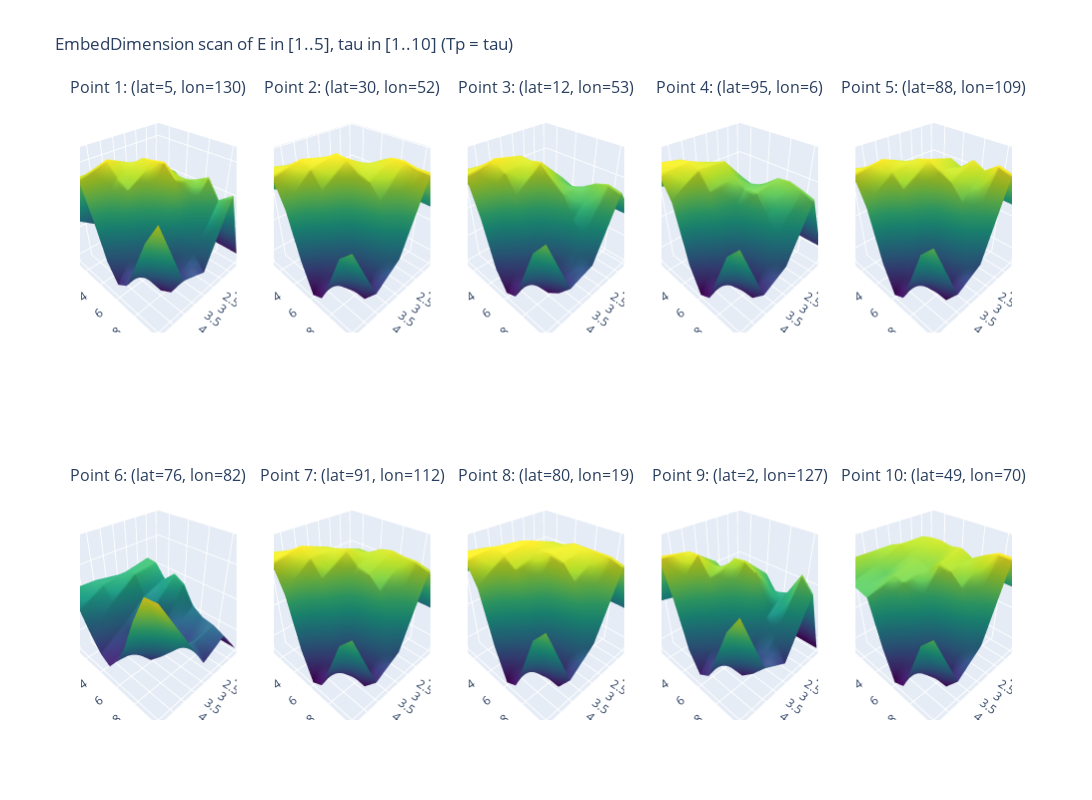

Here is the notebook cell this chart was saved with:
### Code cell
import xarray as xr
import pandas as pd
import numpy as np
import random

import plotly.graph_objects as go
from plotly.subplots import make_subplots

from pyEDM import EmbedDimension


# assert ds_sat.sizes["age"] == len(df_pre), (
#     "ds_sat age dimension must match length of precession time series."
# )


# Grab coordinate sizes
nlat = ds_sat.sizes["lat"]
nlon = ds_sat.sizes["lon"]
ages = ds_sat["age"].values  # not strictly needed but good to keep track

# ---------------------------------------------------------------------
# 2. Randomly select 10 (lat, lon) grid points
# ---------------------------------------------------------------------
all_pairs = [(ilat, ilon) for ilat in range(nlat) for ilon in range(nlon)]
random_pairs = random.sample(all_pairs, 10)  # pick 10 unique (ilat, ilon)



results_list = []  # will be a list of (ilat, ilon, Evals, Tauvals, RhoMatrix)

for idx, (ilat, ilon) in enumerate(random_pairs):
    # Extract local sat time series
    sat_ts = ds_sat["sat"].isel(lat=ilat, lon=ilon).values

    df_tmp = pd.DataFrame({
        "Time": ages,
        "pre": df_pre["pre"],  # predictor
        "sat": sat_ts          # target to predict
    })

    # We'll store a 2D array of shape (5,10) for E=1..5, tau=1..10
    # Accessed as RhoMatrix[E-1, tau-1].
    RhoMatrix = np.zeros((5, 10))

    # For each tau in 1..10, call EmbedDimension once with maxE=5 and Tp=tau
    for tau in range(1, 11):
        edm_out = EmbedDimension(
            dataFrame=df_tmp,
            columns="sat",
            target="pre",
            maxE=5,          # We'll evaluate E=1..5
            tau=tau,
            Tp=0,
            lib="1 120",     # Entire time series, adapt if needed
            pred="1 120",
            showPlot=False,  # We'll handle plotting ourselves
            # If you want to speed up or parallelize, you can set numThreads or numProcess
        )

        for e_row in edm_out.itertuples():
            e_val = e_row.E     # 1..5
            # print(e_val)
            rho_val = e_row.rho
            RhoMatrix[int(e_val - 1), int(tau - 1)] = rho_val

    # We'll store the axis values for plotting (note: we want these in 2D for a surface plot).
    E_axis = np.arange(1, 6)     # 1..5
    Tau_axis = np.arange(1, 11)  # 1..10

    # Save the result for this grid point
    results_list.append((ilat, ilon, E_axis, Tau_axis, RhoMatrix))

# ---------------------------------------------------------------------
# 4. Make a 3D surface plot for each of the 10 results
#    using Plotly subplots
# ---------------------------------------------------------------------

# We'll do 2 rows, 5 columns of 3D subplots
fig = make_subplots(
    rows=2, cols=5,
    specs=[
        [{"type": "surface"}]*5,
        [{"type": "surface"}]*5
    ],
    subplot_titles=[f"Point {i+1}: (lat={r[0]}, lon={r[1]})" for i, r in enumerate(results_list)]
)

for i, (ilat, ilon, E_axis, Tau_axis, RhoMatrix) in enumerate(results_list):

    E_grid, Tau_grid = np.meshgrid(E_axis, Tau_axis, indexing='ij')

    row = (i // 5) + 1
    col = (i % 5) + 1

    # Create the surface trace
    surf = go.Surface(
        x=E_grid,       # E dimension
        y=Tau_grid,     # tau dimension
        z=RhoMatrix,    # rho
        colorscale="Viridis",   # or any Plotly colormap you like
        showscale=False         # hide colorbar in subplots for neatness
    )
    fig.add_trace(surf, row=row, col=col)

# Update overall layout
fig.update_layout(
    height=800, width=1400,
    title="",
    scene=dict(
        xaxis_title="E",
        yaxis_title="tau",
        zaxis_title="rho"
    ),
    # If you prefer separate axis labels per subplot, you can set them individually
    # with fig.update_xaxes(..., row=?, col=?)
)

fig.show()

### Figure 1 — Plotly figure (JSON) as saved in the notebook; plotly's stock layout.template omitted (floating-point values rounded to 4 significant figures)
{"data": [{"colorscale": [[0, "#440154"], [0.1111, "#482878"], [0.2222, "#3e4989"], [0.3333, "#31688e"], [0.4444, "#26828e"], [0.5556, "#1f9e89"], [0.6667, "#35b779"], [0.7778, "#6ece58"], [0.8889, "#b5de2b"], [1, "#fde725"]], "scene": "scene", "showscale": false, "type": "surface", "x": [[1, 1, 1, 1, 1, 1, 1, 1, 1, 1], [2, 2, 2, 2, 2, 2, 2, 2, 2, 2], [3, 3, 3, 3, 3, 3, 3, 3, 3, 3], [4, 4, 4, 4, 4, 4, 4, 4, 4, 4], [5, 5, 5, 5, 5, 5, 5, 5, 5, 5]], "y": [[1, 2, 3, 4, 5, 6, 7, 8, 9, 10], [1, 2, 3, 4, 5, 6, 7, 8, 9, 10], [1, 2, 3, 4, 5, 6, 7, 8, 9, 10], [1, 2, 3, 4, 5, 6, 7, 8, 9, 10], [1, 2, 3, 4, 5, 6, 7, 8, 9, 10]], "z": [[0.6103, 0.6103, 0.6103, 0.6103, 0.6103, 0.6103, 0.6103, 0.6103, 0.6103, 0.6103], [0.6547, 0.5801, 0.7014, 0.7544, 0.8597, 0.835, 0.8635, 0.884, 0.8309, 0.8612], [0.6408, 0.7722, 0.8888, 0.9163, 0.9222, 0.93, 0.8918, 0.7623, 0.709, 0.656], [0.6774, 0.8759, 0.9272, 0.8878, 0.8655, 0.7645, 0.6626, 0.5911, 0.6154, 0.6917], [0.7404, 0.8915, 0.9018, 0.8012, 0.683, 0.6223, 0.6495, 0.7442, 0.8422, 0.9104]]}, {"colorscale": [[0, "#440154"], [0.1111, "#482878"], [0.2222, "#3e4989"], [0.3333, "#31688e"], [0.4444, "#26828e"], [0.5556, "#1f9e89"], [0.6667, "#35b779"], [0.7778, "#6ece58"], [0.8889, "#b5de2b"], [1, "#fde725"]], "scene": "scene2", "showscale": false, "type": "surface", "x": [[1, 1, 1, 1, 1, 1, 1, 1, 1, 1], [2, 2, 2, 2, 2, 2, 2, 2, 2, 2], [3, 3, 3, 3, 3, 3, 3, 3, 3, 3], [4, 4, 4, 4, 4, 4, 4, 4, 4, 4], [5, 5, 5, 5, 5, 5, 5, 5, 5, 5]], "y": [[1, 2, 3, 4, 5, 6, 7, 8, 9, 10], [1, 2, 3, 4, 5, 6, 7, 8, 9, 10], [1, 2, 3, 4, 5, 6, 7, 8, 9, 10], [1, 2, 3, 4, 5, 6, 7, 8, 9, 10], [1, 2, 3, 4, 5, 6, 7, 8, 9, 10]], "z": [[0.8486, 0.8486, 0.8486, 0.8486, 0.8486, 0.8486, 0.8486, 0.8486, 0.8486, 0.8486], [0.828, 0.8547, 0.9164, 0.928, 0.9483, 0.971, 0.9889, 0.9926, 0.9863, 0.9866], [0.8439, 0.9217, 0.9721, 0.9926, 0.9891, 0.9678, 0.9534, 0.913, 0.8527, 0.7853], [0.8811, 0.9652, 0.9909, 0.9762, 0.9313, 0.843, 0.7422, 0.6744, 0.6761, 0.7263], [0.9107, 0.9832, 0.9736, 0.9011, 0.7646, 0.6685, 0.6866, 0.7754, 0.8711, 0.9085]]}, {"colorscale": [[0, "#440154"], [0.1111, "#482878"], [0.2222, "#3e4989"], [0.3333, "#31688e"], [0.4444, "#26828e"], [0.5556, "#1f9e89"], [0.6667, "#35b779"], [0.7778, "#6ece58"], [0.8889, "#b5de2b"], [1, "#fde725"]], "scene": "scene3", "showscale": false, "type": "surface", "x": [[1, 1, 1, 1, 1, 1, 1, 1, 1, 1], [2, 2, 2, 2, 2, 2, 2, 2, 2, 2], [3, 3, 3, 3, 3, 3, 3, 3, 3, 3], [4, 4, 4, 4, 4, 4, 4, 4, 4, 4], [5, 5, 5, 5, 5, 5, 5, 5, 5, 5]], "y": [[1, 2, 3, 4, 5, 6, 7, 8, 9, 10], [1, 2, 3, 4, 5, 6, 7, 8, 9, 10], [1, 2, 3, 4, 5, 6, 7, 8, 9, 10], [1, 2, 3, 4, 5, 6, 7, 8, 9, 10], [1, 2, 3, 4, 5, 6, 7, 8, 9, 10]], "z": [[0.7897, 0.7897, 0.7897, 0.7897, 0.7897, 0.7897, 0.7897, 0.7897, 0.7897, 0.7897], [0.845, 0.8835, 0.8696, 0.8515, 0.8826, 0.8673, 0.8842, 0.9099, 0.9232, 0.9139], [0.8527, 0.9001, 0.9583, 0.9561, 0.9652, 0.932, 0.8984, 0.8293, 0.7888, 0.7156], [0.8753, 0.949, 0.9785, 0.9492, 0.8901, 0.7805, 0.6701, 0.6057, 0.6392, 0.6928], [0.8922, 0.9561, 0.9576, 0.8467, 0.6846, 0.6146, 0.6345, 0.7449, 0.8557, 0.908]]}, {"colorscale": [[0, "#440154"], [0.1111, "#482878"], [0.2222, "#3e4989"], [0.3333, "#31688e"], [0.4444, "#26828e"], [0.5556, "#1f9e89"], [0.6667, "#35b779"], [0.7778, "#6ece58"], [0.8889, "#b5de2b"], [1, "#fde725"]], "scene": "scene4", "showscale": false, "type": "surface", "x": [[1, 1, 1, 1, 1, 1, 1, 1, 1, 1], [2, 2, 2, 2, 2, 2, 2, 2, 2, 2], [3, 3, 3, 3, 3, 3, 3, 3, 3, 3], [4, 4, 4, 4, 4, 4, 4, 4, 4, 4], [5, 5, 5, 5, 5, 5, 5, 5, 5, 5]], "y": [[1, 2, 3, 4, 5, 6, 7, 8, 9, 10], [1, 2, 3, 4, 5, 6, 7, 8, 9, 10], [1, 2, 3, 4, 5, 6, 7, 8, 9, 10], [1, 2, 3, 4, 5, 6, 7, 8, 9, 10], [1, 2, 3, 4, 5, 6, 7, 8, 9, 10]], "z": [[0.7151, 0.7151, 0.7151, 0.7151, 0.7151, 0.7151, 0.7151, 0.7151, 0.7151, 0.7151], [0.7676, 0.8515, 0.8401, 0.8746, 0.87, 0.8952, 0.9218, 0.9264, 0.9176, 0.9063], [0.8429, 0.9268, 0.9451, 0.9582, 0.9297, 0.9095, 0.9107, 0.8597, 0.8185, 0.749], [0.8809, 0.9655, 0.9711, 0.9619, 0.9148, 0.8162, 0.7087, 0.6677, 0.67, 0.7116], [0.904, 0.9797, 0.9645, 0.9091, 0.7421, 0.6587, 0.6779, 0.773, 0.8651, 0.9059]]}, {"colorscale": [[0, "#440154"], [0.1111, "#482878"], [0.2222, "#3e4989"], [0.3333, "#31688e"], [0.4444, "#26828e"], [0.5556, "#1f9e89"], [0.6667, "#35b779"], [0.7778, "#6ece58"], [0.8889, "#b5de2b"], [1, "#fde725"]], "scene": "scene5", "showscale": false, "type": "surface", "x": [[1, 1, 1, 1, 1, 1, 1, 1, 1, 1], [2, 2, 2, 2, 2, 2, 2, 2, 2, 2], [3, 3, 3, 3, 3, 3, 3, 3, 3, 3], [4, 4, 4, 4, 4, 4, 4, 4, 4, 4], [5, 5, 5, 5, 5, 5, 5, 5, 5, 5]], "y": [[1, 2, 3, 4, 5, 6, 7, 8, 9, 10], [1, 2, 3, 4, 5, 6, 7, 8, 9, 10], [1, 2, 3, 4, 5, 6, 7, 8, 9, 10], [1, 2, 3, 4, 5, 6, 7, 8, 9, 10], [1, 2, 3, 4, 5, 6, 7, 8, 9, 10]], "z": [[0.8397, 0.8397, 0.8397, 0.8397, 0.8397, 0.8397, 0.8397, 0.8397, 0.8397, 0.8397], [0.884, 0.8968, 0.9054, 0.9265, 0.9448, 0.9325, 0.9618, 0.9471, 0.9708, 0.9618], [0.8918, 0.925, 0.9394, 0.957, 0.9665, 0.9521, 0.933, 0.8964, 0.8404, 0.7553], [0.8966, 0.9384, 0.9692, 0.9487, 0.9151, 0.8306, 0.7107, 0.6652, 0.665, 0.7159], [0.9002, 0.9594, 0.9579, 0.8898, 0.7466, 0.6626, 0.6817, 0.7722, 0.8658, 0.9034]]}, {"colorscale": [[0, "#440154"], [0.1111, "#482878"], [0.2222, "#3e4989"], [0.3333, "#31688e"], [0.4444, "#26828e"], [0.5556, "#1f9e89"], [0.6667, "#35b779"], [0.7778, "#6ece58"], [0.8889, "#b5de2b"], [1, "#fde725"]], "scene": "scene6", "showscale": false, "type": "surface", "x": [[1, 1, 1, 1, 1, 1, 1, 1, 1, 1], [2, 2, 2, 2, 2, 2, 2, 2, 2, 2], [3, 3, 3, 3, 3, 3, 3, 3, 3, 3], [4, 4, 4, 4, 4, 4, 4, 4, 4, 4], [5, 5, 5, 5, 5, 5, 5, 5, 5, 5]], "y": [[1, 2, 3, 4, 5, 6, 7, 8, 9, 10], [1, 2, 3, 4, 5, 6, 7, 8, 9, 10], [1, 2, 3, 4, 5, 6, 7, 8, 9, 10], [1, 2, 3, 4, 5, 6, 7, 8, 9, 10], [1, 2, 3, 4, 5, 6, 7, 8, 9, 10]], "z": [[0.5415, 0.5415, 0.5415, 0.5415, 0.5415, 0.5415, 0.5415, 0.5415, 0.5415, 0.5415], [0.7034, 0.7678, 0.7647, 0.7252, 0.757, 0.7397, 0.6849, 0.6639, 0.6574, 0.642], [0.7287, 0.7543, 0.7613, 0.7019, 0.6846, 0.6349, 0.6334, 0.608, 0.6528, 0.6007], [0.7437, 0.7454, 0.7054, 0.6453, 0.6026, 0.6071, 0.5914, 0.63, 0.6746, 0.7349], [0.7468, 0.7022, 0.6419, 0.5947, 0.5736, 0.6206, 0.6906, 0.7868, 0.8638, 0.8673]]}, {"colorscale": [[0, "#440154"], [0.1111, "#482878"], [0.2222, "#3e4989"], [0.3333, "#31688e"], [0.4444, "#26828e"], [0.5556, "#1f9e89"], [0.6667, "#35b779"], [0.7778, "#6ece58"], [0.8889, "#b5de2b"], [1, "#fde725"]], "scene": "scene7", "showscale": false, "type": "surface", "x": [[1, 1, 1, 1, 1, 1, 1, 1, 1, 1], [2, 2, 2, 2, 2, 2, 2, 2, 2, 2], [3, 3, 3, 3, 3, 3, 3, 3, 3, 3], [4, 4, 4, 4, 4, 4, 4, 4, 4, 4], [5, 5, 5, 5, 5, 5, 5, 5, 5, 5]], "y": [[1, 2, 3, 4, 5, 6, 7, 8, 9, 10], [1, 2, 3, 4, 5, 6, 7, 8, 9, 10], [1, 2, 3, 4, 5, 6, 7, 8, 9, 10], [1, 2, 3, 4, 5, 6, 7, 8, 9, 10], [1, 2, 3, 4, 5, 6, 7, 8, 9, 10]], "z": [[0.7997, 0.7997, 0.7997, 0.7997, 0.7997, 0.7997, 0.7997, 0.7997, 0.7997, 0.7997], [0.8561, 0.9154, 0.9036, 0.9391, 0.9396, 0.9607, 0.9692, 0.9653, 0.9659, 0.9566], [0.884, 0.9415, 0.9588, 0.9654, 0.9746, 0.944, 0.9331, 0.902, 0.8409, 0.7583], [0.8985, 0.9647, 0.9864, 0.9667, 0.922, 0.8332, 0.7108, 0.6708, 0.6679, 0.7136], [0.9185, 0.9818, 0.9706, 0.9012, 0.753, 0.6599, 0.6801, 0.7717, 0.8647, 0.9039]]}, {"colorscale": [[0, "#440154"], [0.1111, "#482878"], [0.2222, "#3e4989"], [0.3333, "#31688e"], [0.4444, "#26828e"], [0.5556, "#1f9e89"], [0.6667, "#35b779"], [0.7778, "#6ece58"], [0.8889, "#b5de2b"], [1, "#fde725"]], "scene": "scene8", "showscale": false, "type": "surface", "x": [[1, 1, 1, 1, 1, 1, 1, 1, 1, 1], [2, 2, 2, 2, 2, 2, 2, 2, 2, 2], [3, 3, 3, 3, 3, 3, 3, 3, 3, 3], [4, 4, 4, 4, 4, 4, 4, 4, 4, 4], [5, 5, 5, 5, 5, 5, 5, 5, 5, 5]], "y": [[1, 2, 3, 4, 5, 6, 7, 8, 9, 10], [1, 2, 3, 4, 5, 6, 7, 8, 9, 10], [1, 2, 3, 4, 5, 6, 7, 8, 9, 10], [1, 2, 3, 4, 5, 6, 7, 8, 9, 10], [1, 2, 3, 4, 5, 6, 7, 8, 9, 10]], "z": [[0.7966, 0.7966, 0.7966, 0.7966, 0.7966, 0.7966, 0.7966, 0.7966, 0.7966, 0.7966], [0.8649, 0.8708, 0.9225, 0.9421, 0.9451, 0.9578, 0.9579, 0.9583, 0.9586, 0.9496], [0.866, 0.9257, 0.957, 0.967, 0.9543, 0.9556, 0.9469, 0.9126, 0.8507, 0.7842], [0.8913, 0.953, 0.965, 0.9572, 0.9328, 0.8514, 0.7411, 0.6768, 0.6757, 0.727], [0.8968, 0.9632, 0.9591, 0.9048, 0.7643, 0.67, 0.6878, 0.7757, 0.8696, 0.9087]]}, {"colorscale": [[0, "#440154"], [0.1111, "#482878"], [0.2222, "#3e4989"], [0.3333, "#31688e"], [0.4444, "#26828e"], [0.5556, "#1f9e89"], [0.6667, "#35b779"], [0.7778, "#6ece58"], [0.8889, "#b5de2b"], [1, "#fde725"]], "scene": "scene9", "showscale": false, "type": "surface", "x": [[1, 1, 1, 1, 1, 1, 1, 1, 1, 1], [2, 2, 2, 2, 2, 2, 2, 2, 2, 2], [3, 3, 3, 3, 3, 3, 3, 3, 3, 3], [4, 4, 4, 4, 4, 4, 4, 4, 4, 4], [5, 5, 5, 5, 5, 5, 5, 5, 5, 5]], "y": [[1, 2, 3, 4, 5, 6, 7, 8, 9, 10], [1, 2, 3, 4, 5, 6, 7, 8, 9, 10], [1, 2, 3, 4, 5, 6, 7, 8, 9, 10], [1, 2, 3, 4, 5, 6, 7, 8, 9, 10], [1, 2, 3, 4, 5, 6, 7, 8, 9, 10]], "z": [[0.5681, 0.5681, 0.5681, 0.5681, 0.5681, 0.5681, 0.5681, 0.5681, 0.5681, 0.5681], [0.6857, 0.7522, 0.7335, 0.7913, 0.7903, 0.8348, 0.7866, 0.8026, 0.8812, 0.8366], [0.753, 0.7792, 0.8646, 0.8425, 0.9052, 0.9113, 0.8914, 0.7626, 0.7139, 0.6348], [0.742, 0.8596, 0.9285, 0.9336, 0.8724, 0.7599, 0.6587, 0.5898, 0.6324, 0.6887], [0.7611, 0.8816, 0.9451, 0.8325, 0.6755, 0.6037, 0.632, 0.7388, 0.8465, 0.9107]]}, {"colorscale": [[0, "#440154"], [0.1111, "#482878"], [0.2222, "#3e4989"], [0.3333, "#31688e"], [0.4444, "#26828e"], [0.5556, "#1f9e89"], [0.6667, "#35b779"], [0.7778, "#6ece58"], [0.8889, "#b5de2b"], [1, "#fde725"]], "scene": "scene10", "showscale": false, "type": "surface", "x": [[1, 1, 1, 1, 1, 1, 1, 1, 1, 1], [2, 2, 2, 2, 2, 2, 2, 2, 2, 2], [3, 3, 3, 3, 3, 3, 3, 3, 3, 3], [4, 4, 4, 4, 4, 4, 4, 4, 4, 4], [5, 5, 5, 5, 5, 5, 5, 5, 5, 5]], "y": [[1, 2, 3, 4, 5, 6, 7, 8, 9, 10], [1, 2, 3, 4, 5, 6, 7, 8, 9, 10], [1, 2, 3, 4, 5, 6, 7, 8, 9, 10], [1, 2, 3, 4, 5, 6, 7, 8, 9, 10], [1, 2, 3, 4, 5, 6, 7, 8, 9, 10]], "z": [[0.869, 0.869, 0.869, 0.869, 0.869, 0.869, 0.869, 0.869, 0.869, 0.869], [0.9193, 0.9577, 0.9648, 0.9667, 0.9617, 0.9671, 0.9523, 0.9726, 0.9894, 0.9896], [0.9472, 0.9589, 0.9428, 0.9359, 0.9294, 0.9532, 0.9471, 0.9154, 0.8566, 0.7884], [0.9479, 0.9259, 0.9095, 0.927, 0.9218, 0.846, 0.7446, 0.6769, 0.6777, 0.7269], [0.9497, 0.9062, 0.9056, 0.8992, 0.7671, 0.6706, 0.6875, 0.7762, 0.8711, 0.9099]]}], "layout": {"annotations": [{"font": {"size": 16}, "showarrow": false, "text": "Point 1: (lat=5, lon=130)", "x": 0.084, "xanchor": "center", "xref": "paper", "y": 1, "yanchor": "bottom", "yref": "paper"}, {"font": {"size": 16}, "showarrow": false, "text": "Point 2: (lat=30, lon=52)", "x": 0.292, "xanchor": "center", "xref": "paper", "y": 1, "yanchor": "bottom", "yref": "paper"}, {"font": {"size": 16}, "showarrow": false, "text": "Point 3: (lat=12, lon=53)", "x": 0.5, "xanchor": "center", "xref": "paper", "y": 1, "yanchor": "bottom", "yref": "paper"}, {"font": {"size": 16}, "showarrow": false, "text": "Point 4: (lat=95, lon=6)", "x": 0.708, "xanchor": "center", "xref": "paper", "y": 1, "yanchor": "bottom", "yref": "paper"}, {"font": {"size": 16}, "showarrow": false, "text": "Point 5: (lat=88, lon=109)", "x": 0.916, "xanchor": "center", "xref": "paper", "y": 1, "yanchor": "bottom", "yref": "paper"}, {"font": {"size": 16}, "showarrow": false, "text": "Point 6: (lat=76, lon=82)", "x": 0.084, "xanchor": "center", "xref": "paper", "y": 0.375, "yanchor": "bottom", "yref": "paper"}, {"font": {"size": 16}, "showarrow": false, "text": "Point 7: (lat=91, lon=112)", "x": 0.292, "xanchor": "center", "xref": "paper", "y": 0.375, "yanchor": "bottom", "yref": "paper"}, {"font": {"size": 16}, "showarrow": false, "text": "Point 8: (lat=80, lon=19)", "x": 0.5, "xanchor": "center", "xref": "paper", "y": 0.375, "yanchor": "bottom", "yref": "paper"}, {"font": {"size": 16}, "showarrow": false, "text": "Point 9: (lat=2, lon=127)", "x": 0.708, "xanchor": "center", "xref": "paper", "y": 0.375, "yanchor": "bottom", "yref": "paper"}, {"font": {"size": 16}, "showarrow": false, "text": "Point 10: (lat=49, lon=70)", "x": 0.916, "xanchor": "center", "xref": "paper", "y": 0.375, "yanchor": "bottom", "yref": "paper"}], "height": 800, "scene": {"domain": {"x": [0, 0.168], "y": [0.625, 1]}, "xaxis": {"title": {"text": "E"}}, "yaxis": {"title": {"text": "tau"}}, "zaxis": {"title": {"text": "rho"}}}, "scene10": {"domain": {"x": [0.832, 1], "y": [0, 0.375]}}, "scene2": {"domain": {"x": [0.208, 0.376], "y": [0.625, 1]}}, "scene3": {"domain": {"x": [0.416, 0.584], "y": [0.625, 1]}}, "scene4": {"domain": {"x": [0.624, 0.792], "y": [0.625, 1]}}, "scene5": {"domain": {"x": [0.832, 1], "y": [0.625, 1]}}, "scene6": {"domain": {"x": [0, 0.168], "y": [0, 0.375]}}, "scene7": {"domain": {"x": [0.208, 0.376], "y": [0, 0.375]}}, "scene8": {"domain": {"x": [0.416, 0.584], "y": [0, 0.375]}}, "scene9": {"domain": {"x": [0.624, 0.792], "y": [0, 0.375]}}, "title": {"text": "EmbedDimension scan of E in [1..5], tau in [1..10] (Tp = tau)"}, "width": 1400}}
